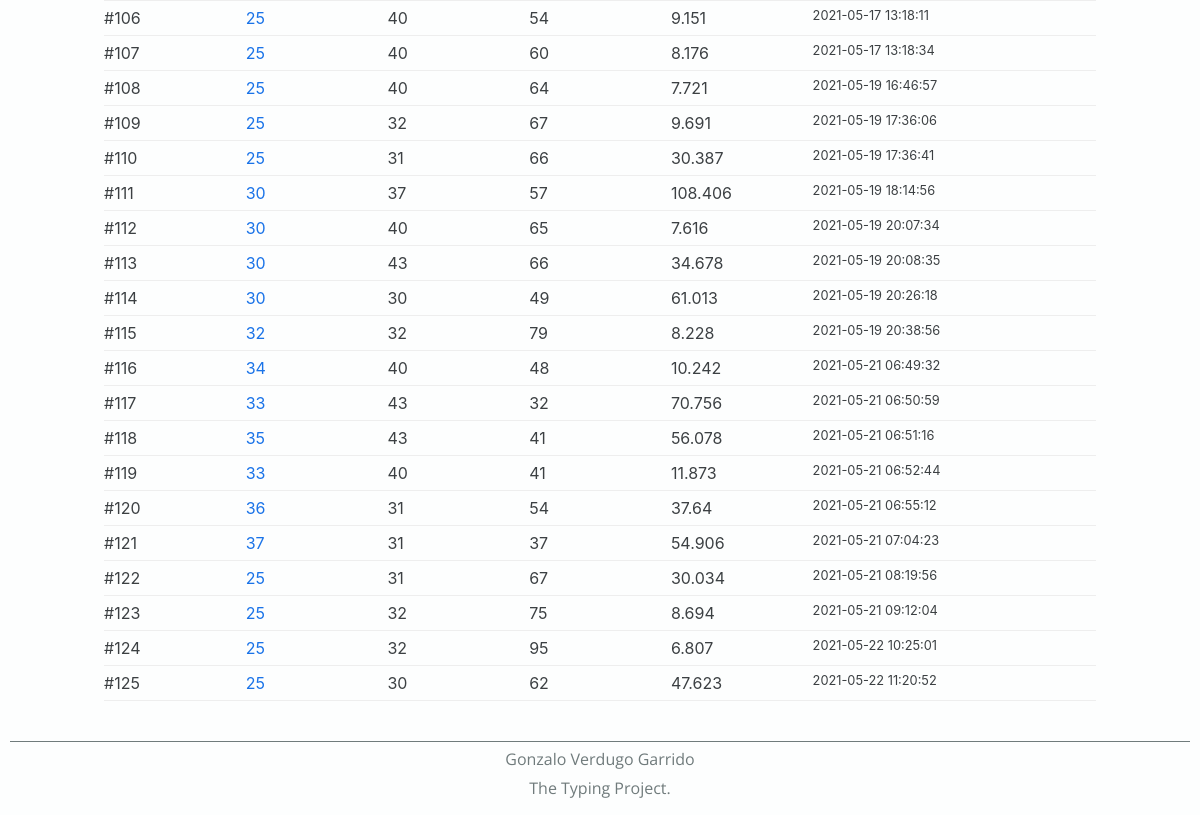
The app's page /views/panelresolutions.php (lower part), older data.
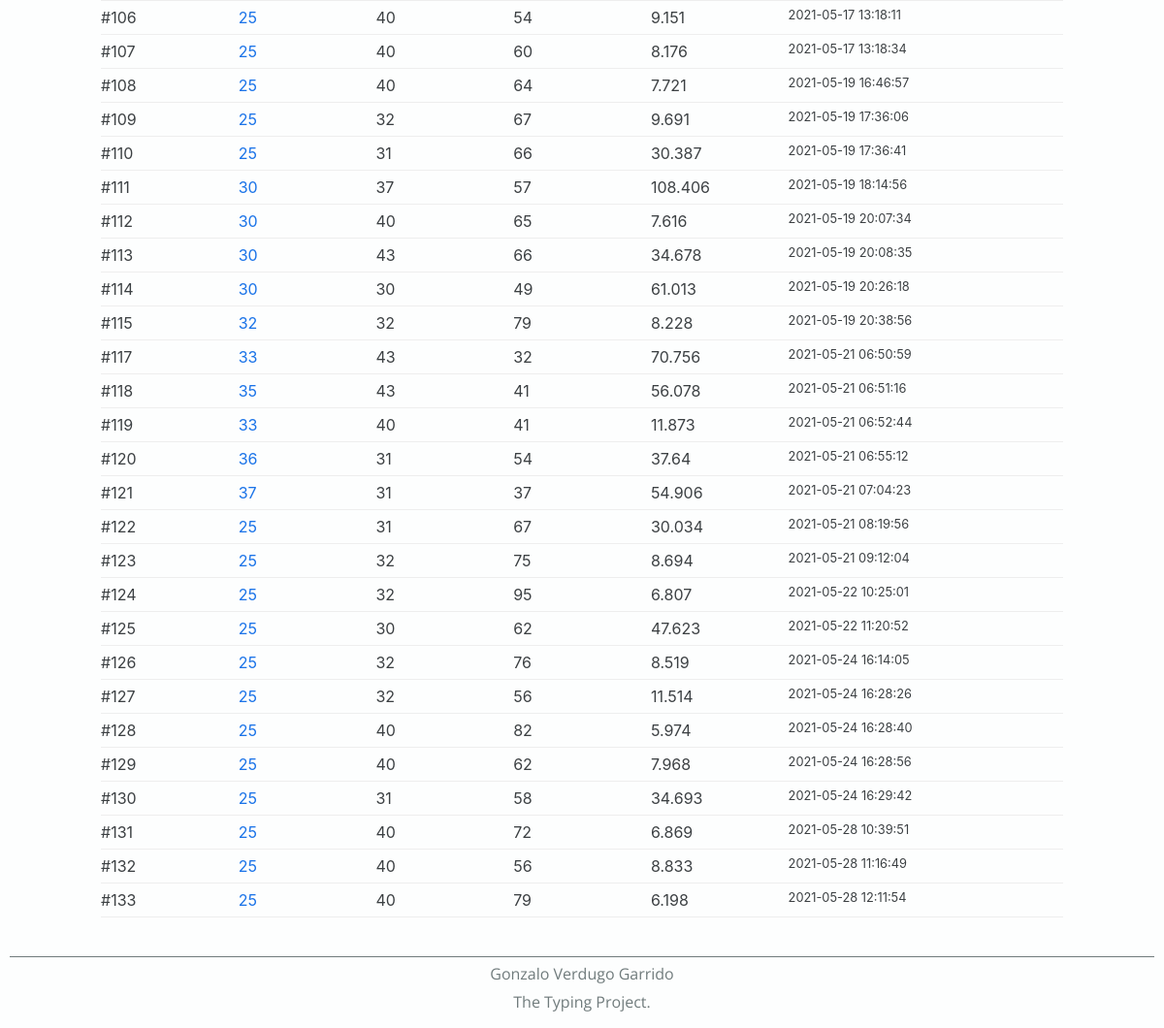
The same page, newer data.
### tables this page shows
CREATE TABLE `resoluciones` (
  `id` int(11) NOT NULL,
  `id_user` int(11) DEFAULT NULL,
  `id_text` int(11) DEFAULT NULL,
  `wpm_res` int(11) DEFAULT NULL,
  `tim_res` float DEFAULT NULL,
  `created_at` timestamp NOT NULL DEFAULT current_timestamp() ON UPDATE current_timestamp()
);

### public_html/private/model/dao/daoResolution.php (called while the page is built, shortened)
<?php
class DaoResolution
{
    public static function getAllResolutions()
    {
        $db= DbConnection::getInstance();
        $query = "select * from resoluciones";
        $commit=$db->prepare($query);
        $commit->execute();
        $arr=$commit->fetchAll();
        return $arr;
    }
}

### public_html/private/model/resolution.php (the view, shortened to what this page needs)
<?php
include_once('dao/daoResolution.php');
class Resolution
{
    private $id;
    private $idUser;
    private $idText;
    private $wpmRes;
    private $timeRes;
    private $createdAt;
    public function __construct($id="", $idUser="", $idText="", $wpmRes="", $timeRes="", $createdAt="")
    {
        $this->id=$id;
        $this->idUser=$idUser;
        $this->idText=$idText;
        $this->wpmRes=$wpmRes;
        $this->timeRes=$timeRes;
        $this->createdAt=$createdAt;
    }
    public static function getAllResolutions()
    {
        $daoResult = DaoResolution::getAllResolutions();
        $resolutions = array();
        foreach ($daoResult as $daoResolution) {
            array_push($resolutions, new Resolution($daoResolution['id'], $daoResolution['id_user'], $daoResolution['id_text'], $daoResolution['wpm_res'], $daoResolution['tim_res'], $daoResolution['created_at']));
        }
        return $resolutions;
    }
    public function imprimir()
    {
        $rand=rand(0, 10000000);
        $html="";
        $html.="<div id='{$rand}' class='record-row'>";
        $html.=" <div class='record-data'>#".$this->id."    </div>";
        $html.=" <div class='record-data'><a href='profile.php?id=".$this->idUser." '>".$this->idUser."</a>    </div>";
        $html.=" <div class='record-data'>".$this->idText."    </div>";
        $html.=" <div class='record-data'>".$this->wpmRes."    </div>";
        $html.=" <div class='record-data'>".$this->timeRes."    </div>";
        $html.=" <div class='record-data small'>".$this->createdAt."    </div>";
        $html.=" <div class='record-data'><span onclick='eliminarResolution({$this->id},{$rand})' class='ec ec-negative-squared-cross-mark'></span></div>";
        $html.="</div>";
        return $html;
    }
}

### public_html/views/panelresolutions.php (shortened to what this page needs)
<?php
include("../private/model/resolution.php");
$resolutions = Resolution::getAllResolutions();
?>
<!DOCTYPE html>
<html lang='es' dir='ltr'>
<head>
    <link rel="stylesheet" href="../css/reboot.css">
    <?php include "../includes/general-head.php" ?>
</head>
<body>
    <main>
        <section>
            <div class="records">
                <?php
                    foreach ($resolutions as $resolution) {
                        echo $resolution->imprimir();
                    }
                ?>
            </div>
        </section>
        <?php include "../includes/footer.php" ?>
    </main>
</body>
</html>

Row changes from the older to the newer data that the page shows:
removed resoluciones: id "116", id_user "34", id_text "40", wpm_res "48", tim_res "10.242", created_at "2021-05-21 06:49:32"
added resoluciones: id "126", id_user "25", id_text "32", wpm_res "76", tim_res "8.519", created_at "2021-05-24 16:14:05"
added resoluciones: id "127", id_user "25", id_text "32", wpm_res "56", tim_res "11.514", created_at "2021-05-24 16:28:26"
added resoluciones: id "128", id_user "25", id_text "40", wpm_res "82", tim_res "5.974", created_at "2021-05-24 16:28:40"
added resoluciones: id "129", id_user "25", id_text "40", wpm_res "62", tim_res "7.968", created_at "2021-05-24 16:28:56"
added resoluciones: id "130", id_user "25", id_text "31", wpm_res "58", tim_res "34.693", created_at "2021-05-24 16:29:42"
added resoluciones: id "131", id_user "25", id_text "40", wpm_res "72", tim_res "6.869", created_at "2021-05-28 10:39:51"
added resoluciones: id "132", id_user "25", id_text "40", wpm_res "56", tim_res "8.833", created_at "2021-05-28 11:16:49"
added resoluciones: id "133", id_user "25", id_text "40", wpm_res "79", tim_res "6.198", created_at "2021-05-28 12:11:54"
